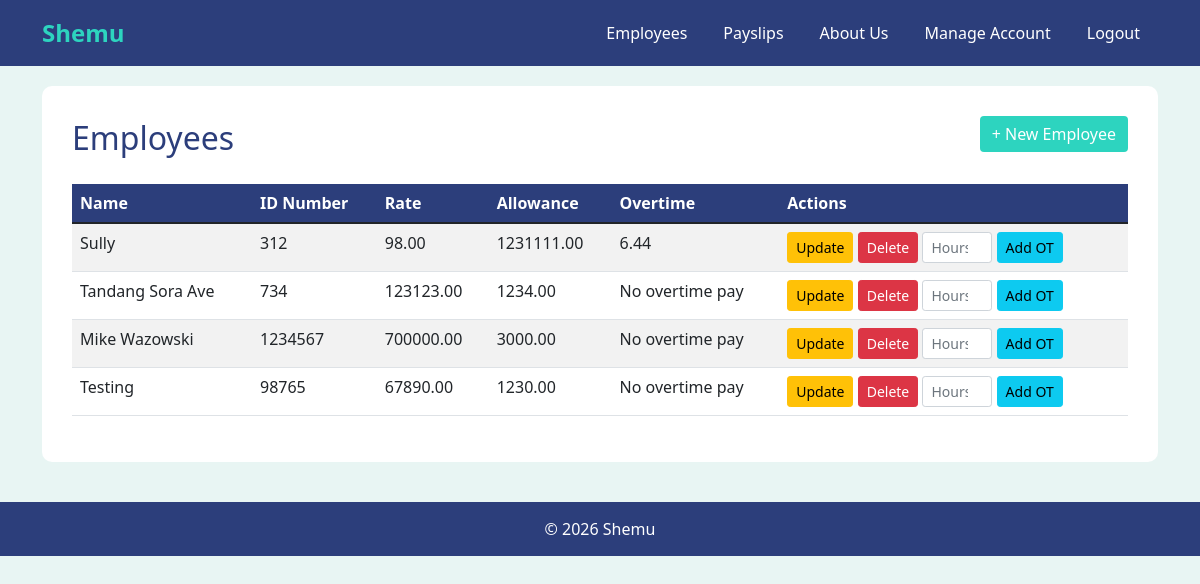
Before: /employees/2/ with the older database file.
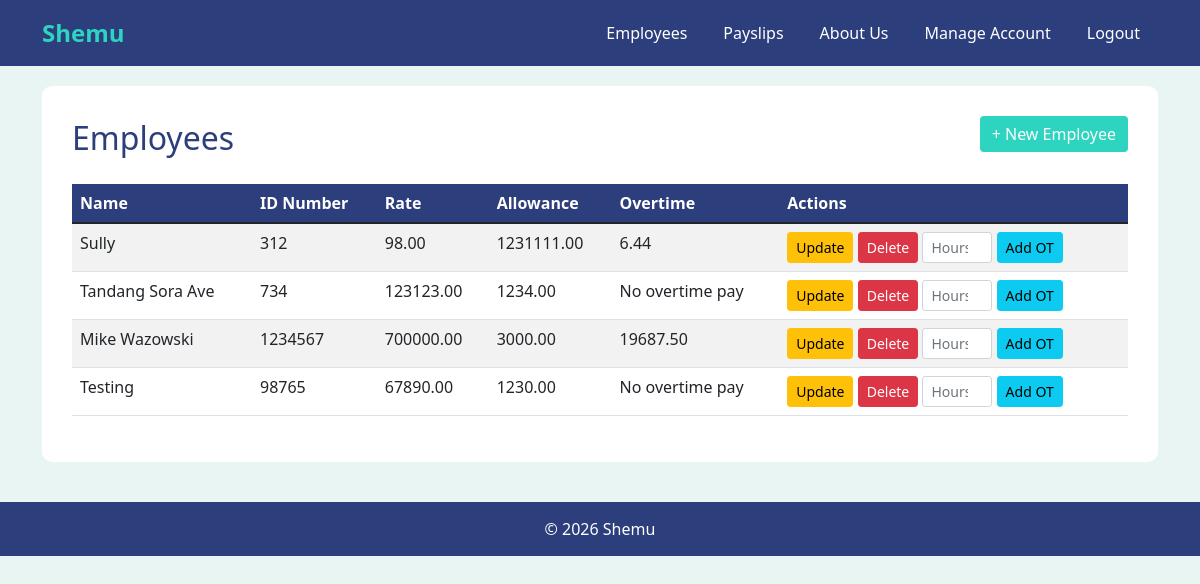
After: the same page with the newer database file.
### shemuapp/models.py (models this page shows, shortened)
class Employee(models.Model):
    name = models.CharField(max_length=300)
    id_number = models.CharField(max_length=300)
    rate = models.DecimalField(max_digits=10, decimal_places=2)
    overtime_pay = models.DecimalField(max_digits=10, decimal_places=2,null=True, blank=True)
    allowance = models.DecimalField(max_digits=10, decimal_places=2, null=True, blank=True)
    def getOvertime(self):
        if not self.overtime_pay:
            message = "No overtime pay"
            return message
        else:
            return self.overtime_pay
    def getAllowance(self):
        if not self.allowance:
            message = "No allowance"
            return message
        else:
            return self.allowance

### shemuapp/views.py (the view)
# urls.py: path('', views.employees, name='employees'),
def employees(request, pk):
    account = get_object_or_404(Account, pk=pk)
    employees = Employee.objects.all()
    return render(request, 'employees.html', {'employees': employees, 'pk': pk, 'current_user': account.getUsername()})

### shemuapp/models.py (called while the page is built)
    def getUsername(self):
        return self.username

### shemuapp/templates/employees.html (shortened to what this page needs)
{% extends 'base.html' %}
{% block content %}
<div class="d-flex justify-content-between align-items-center mb-3">
    <h2>Employees</h2>
    <a href="{% url 'create_employee' pk=pk %}" class="btn btn-teal mb-3">+ New Employee</a>
</div>
<table class="table table-striped">
    <thead>
        <tr>
            <th>Name</th>
            <th>ID Number</th>
            <th>Rate</th>
            <th>Allowance</th>
            <th>Overtime</th>
            <th>Actions</th>
        </tr>
    </thead>
    <tbody>
        {% for employee in employees %}
        <tr>
            <td>{{ employee.name }}</td>
            <td>{{ employee.id_number }}</td>
            <td>{{ employee.rate }}</td>
            <td>{{ employee.getAllowance }}</td>
            <td>{{ employee.getOvertime }}</td>
            <td style="white-space: nowrap;">
                <form method="post" action="{% url 'update_employee' pk=pk %}" style="display:inline;">
                    <button type="submit" class="btn btn-warning btn-sm">Update</button>
                </form>
                <form method="post" action="{% url 'delete_employee' pk=pk %}" style="display:inline;">
                    <button type="submit" class="btn btn-danger btn-sm">Delete</button>
                </form>
                <form method="post" action="{% url 'add_overtime' pk=pk %}" style="display:inline;">
                    <input type="number" name="overtime_hours" step="0.01" placeholder="Hours" min="0" class="form-control form-control-sm" style="width:70px; display: inline-block; vertical-align: middle;" required>
                    <button type="submit" class="btn btn-info btn-sm">Add OT</button>
                </form>
            </td>
        </tr>
        {% empty %}
        <tr>
            <td colspan="6" class="text-center">No employees found</td>
        </tr>
        {% endfor %}
    </tbody>
</table>
{% endblock %}

Changed rows visible on the page:
changed Employee "Mike Wazowski": getOvertime "No overtime pay" → "19687.50"
